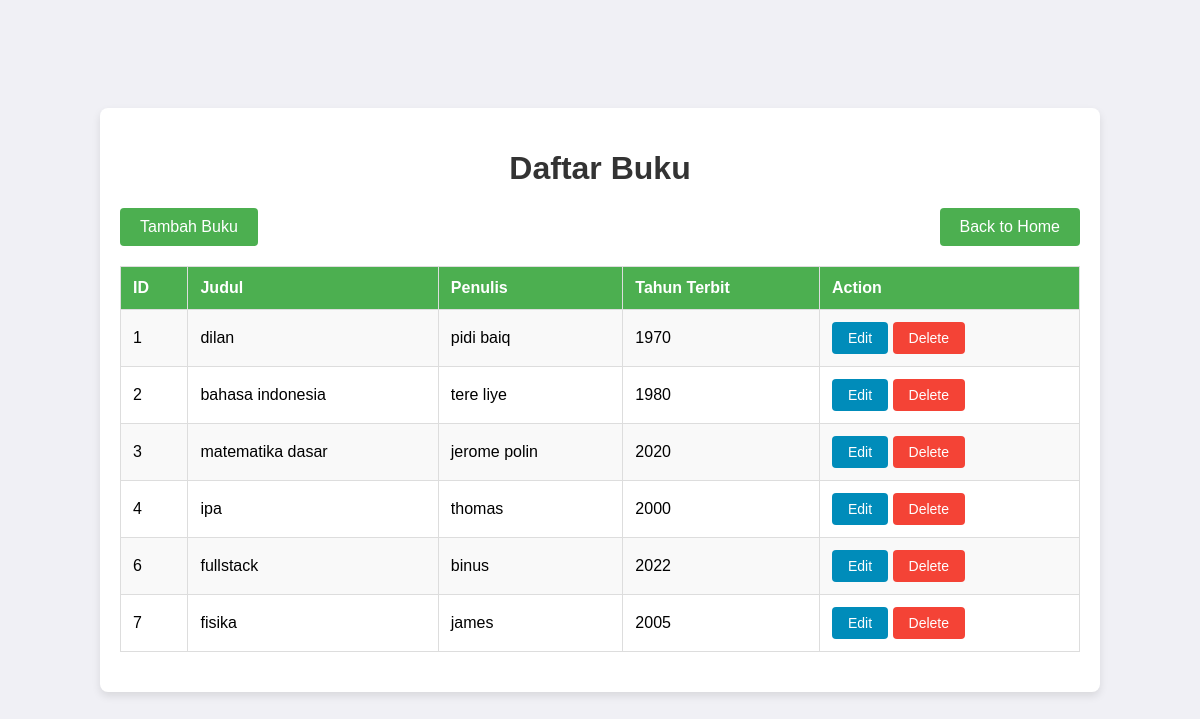
/backend/buku_list.php, run on the app's committed database.
### tables this page shows
CREATE TABLE `buku` (
  `buku_id` int(11) NOT NULL,
  `judul` varchar(255) DEFAULT NULL,
  `penulis` varchar(100) DEFAULT NULL,
  `tahun_terbit` int(11) DEFAULT NULL
);

### backend/buku.php (called while the page is built, shortened)
<?php
class buku{
    public function getAllBuku($koneksi){
        return $koneksi->query("SELECT * FROM buku");
    }
}
?>

### backend/buku_list.php (the view, shortened to what this page needs)
<?php
    include "koneksi.php";
    include "buku.php";
    $bukuModel = new Buku();
    $buku = $bukuModel->getAllBuku($koneksi);
?>
<!DOCTYPE html>
<html>
    <head>
    </head>
    <body>
        <div class="container">
            <h1>Daftar Buku</h1>
            <div class="button-container">
                <a href="buku_form.php">Tambah Buku</a>
                <a href="welcome.php">Back to Home</a>
            </div>
            <table>
                <tr>
                    <th>ID</th>
                    <th>Judul</th>
                    <th>Penulis</th>
                    <th>Tahun Terbit</th>
                    <th>Action</th>
                </tr>
                <?php while ($row=$buku->fetch_assoc()): ?>
                    <tr>
                        <td> <?php echo $row['buku_id']; ?> </td>
                        <td> <?php echo $row['judul']; ?> </td>
                        <td> <?php echo $row['penulis']; ?> </td>
                        <td> <?php echo $row['tahun_terbit']; ?> </td>
                        <td>
                            <form action="buku_edit.php" method="GET">
                                <button type="submit">Edit</button>
                            </form>
                            <form action="buku_controller.php" method="post" onsubmit="return confirm('Apakah anda yakin?')">
                                <button type="submit" style="background-color: #f44336;">Delete</button>
                            </form>
                        </td>
                    </tr>
                <?php endwhile; ?>
            </table>
        </div>
    </body>
</html>

### backend/buku_list.php (style rules this page uses)
body { font-family: Arial, sans-serif; background-color: #f0f0f5; margin: 0; padding: 0; display: flex; justify-content: center; align-items: center; height: 100vh; }
.container { background-color: #ffffff; padding: 20px; box-shadow: 0 4px 8px rgba(0,0,0,0.1); border-radius: 8px; width: 80%; max-width: 1200px; }
h1 { text-align: center; color: #333333; }
table { width: 100%; border-collapse: collapse; margin: 20px 0; }
table, th, td { border: 1px solid #ddd; }
th, td { padding: 12px; text-align: left; }
th { background-color: #4CAF50; color: white; }
tr:nth-child(even) { background-color: #f9f9f9; }
.button-container { display: flex; justify-content: space-between; margin-bottom: 20px; }
.button-container a { padding: 10px 20px; text-decoration: none; background-color: #4CAF50; color: white; border-radius: 4px; transition: background-color 0.3s ease; }
form { display: inline; }
button { background-color: #008CBA; border: none; color: white; padding: 8px 16px; text-align: center; text-decoration: none; display: inline-block; font-size: 14px; border-radius: 4px; cursor: pointer; }

### data on the page
buku: buku_id "1", judul "dilan", penulis "pidi baiq", tahun_terbit "1970"
buku: buku_id "2", judul "bahasa indonesia", penulis "tere liye", tahun_terbit "1980"
buku: buku_id "3", judul "matematika dasar", penulis "jerome polin", tahun_terbit "2020"
buku: buku_id "4", judul "ipa", penulis "thomas", tahun_terbit "2000"
buku: buku_id "6", judul "fullstack", penulis "binus", tahun_terbit "2022"
buku: buku_id "7", judul "fisika", penulis "james", tahun_terbit "2005"
